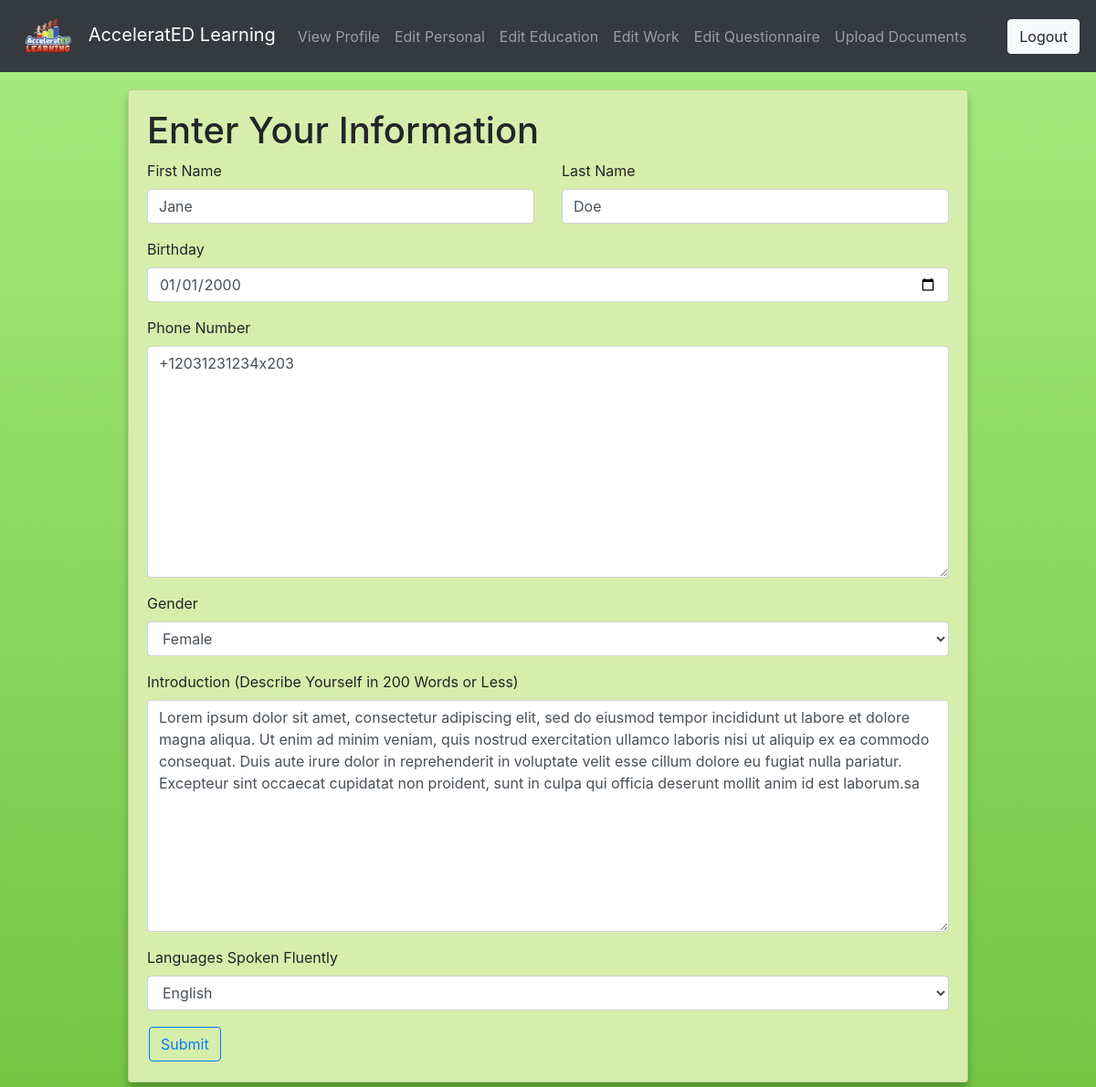
Page /tutor/edit/personal (signed in) on the committed database.
### tutor/models.py (models this page shows, shortened)
class Tutor(models.Model):
    PHONICS_CHOICES = (
        ('Fundations', 'Fundations'),
        ('Fountas & Pinnell Literacy', 'Fountas & Pinnell Literacy'),
        ('Lucy Calkins Units Of Study For Teaching Phonics',
         'Lucy Calkins Units Of Study For Teaching Phonics'),
        ('Bridge The Gap Intervention', 'Bridge The Gap Intervention'),
        ('Words Their Way', 'Words Their Way'),
        ('Lalilo', 'Lalilo'),
        ('The Heggerty Curriculum', 'The Heggerty Curriculum'),
        ('Orton Gillingham Approach', 'Orton Gillingham Approach'),
        ('Phonics First', 'Phonics First'),
        ('Other:', 'Other:')
    )
    EMPLOYMENT_CHOICES = (
        ('Full Time', 'Full Time'),
        ('Part Time', 'Part Time'),
        ('College Student', 'College Student'),
        ('Retired', 'Retired'),
        ('Other', 'Other')
    )
    STATE_CHOICES = (
        (
            ('AL','AL'),
            ('AK','AK'),
            ('AR','AR'),
            ('AZ','AZ'),
            ('CA','CA'),
            ('CO','CO'),
            ('CT','CT'),
            ('DC','DC'),
            ('DE','DE'),
            ('FL','FL'),
            ('GA','GA'),
            ('HI','HI'),
            ('IA','IA'),
            ('ID','ID'),
            ('IL','IL'),
            ('IN','IN'),
            ('KS','KS'),
            ('KY','KY'),
            ('LA','LA'),
            ('MA','MA'),
            ('MD','MD'),
            ('ME','ME'),
            ('MI','MI'),
            ('MN','MN'),
            ('MO','MO'),
            ('MS','MS'),
            ('MT','MT'),
            ('NC','NC'),
            ('NE','NE'),
            ('NH','NH'),
            ('NJ','NJ'),
            ('NM','NM'),
            ('NV','NV'),
            ('NY','NY'),
            ('ND','ND'),
            ('OH','OH'),
            ('OK','OK'),
            ('OR','OR'),
            ('PA','PA'),
            ('RI','RI'),
            ('SC','SC'),
            ('SD','SD'),
            ('TN','TN'),
            ('TX','TX'),
            ('UT','UT'),
            ('VT','VT'),
            ('VA','VA'),
            ('WA','WA'),
            ('WI','WI'),
            ('WV','WV'),
            ('WY','WY'),
            ('None','None')
        )
    )
    LANGUAGE_CHOICES = (
        ('English', 'English'),
        ('Spanish', 'Spanish')
    )
    GENDER_CHOICES = (
        ('Male', 'Male'),
        ('Female', 'Female'),
        ('Non-Binary', 'Non-Binary'),
        ('Other', 'Other')
    )
    DEGREE_CHOICES = (
        ('College Student', 'Currently Enrolled In College'),
        ('A.A./A.S.', 'Associate\'s Degree'),
        ('Technical Certification', 'Technical Certification'),
        ('B.A./B.S.', 'Bachelor\'s Degree'),
        ('M.A./M.S./M.Ed.', 'Master\'s Degree'),
        ('Ed.S.', 'Education Specialist/6th Year/Etc . . .'),
        ('Ed.D./Ph.D.', 'Doctorate')
    )
    YESNO = (
        ('Yes', 'Yes'),
        ('No', 'No')
    )
    AVAILABILITY_CHOICES = (
        ('AM', 'Part Time AM'),
        ('PM', 'Part Time PM'),
        ('Full Time', 'Full Time (AM and PM)')
    )
    email = models.OneToOneField(User, on_delete=models.CASCADE)
    firstname = models.CharField(max_length=20, blank=True, verbose_name='First Name')
    lastname = models.CharField(max_length=20, blank=True, verbose_name='Last Name')
    birthday = models.DateField(auto_now=False, null=True, blank=True)
    phonenumber = PhoneField(blank=True, verbose_name='Phone Number')
    gender = models.CharField(max_length=10, choices=GENDER_CHOICES, blank=True, default='None')
    introduction = models.TextField(max_length=1500, blank=True, verbose_name='Introduction (Describe Yourself in 200 Words or Less)')
    languages = MultiSelectField(choices=LANGUAGE_CHOICES, blank=True, default="None", verbose_name='Languages Spoken Fluently')
    education = MultiSelectField(choices=DEGREE_CHOICES, blank=True,
    verbose_name='Level of Education (Please Select All That Apply):')
    major = models.CharField(max_length=20, blank=True, verbose_name='Major (If Applicable)')
    minor = models.CharField(max_length=20, blank=True, verbose_name='Minor (If Applicable)')
    experience = models.CharField(max_length=4, choices=YESNO, blank=True, verbose_name='Are You A Certified Teacher?')
    statecert = models.CharField(max_length=5, choices=STATE_CHOICES, verbose_name='Please Choose The State In Which You are Certified:', default='None')
    phonicsex = MultiSelectField(choices=PHONICS_CHOICES, blank=True, verbose_name='Choose Any Phonics Programs You Have Experience With:')
    otherphonics = models.TextField(max_length=500, blank=True, verbose_name='If You Selected "Other," List Other Phonics Programs Here:')
    employment = models.CharField(max_length=20, choices=EMPLOYMENT_CHOICES, blank=True, verbose_name='Employment Status')
    curremployment = models.CharField(max_length=30, blank=True, verbose_name='Current or Most Recent Job Title (If Applicable)')
    employer = models.CharField(max_length=30, blank=True, verbose_name='Employer (If Applicable)')
    employeraddress = models.CharField(max_length=30, blank=True, verbose_name='Employer Address (If Applicable)')
    employercity = models.CharField(max_length=30, blank=True, verbose_name='City')
    employerstate = models.CharField(max_length=5, choices=STATE_CHOICES, verbose_name='State', default='None')
    employerzip = models.CharField(max_length=30, blank=True, verbose_name='Zip Code')
    currreference = models.CharField(max_length=60, blank=True, verbose_name='Supervisor/Reference Contact Information (If Applicable)')
    teachercharacteristics = models.TextField(max_length=1500, blank=True, verbose_name='What Characteristics Make A Good Teacher: (200 Words or Less)')
    abilitiesquestion = models.TextField(
        max_length=1500, blank=True, verbose_name='How Would You Address A Range Of Abilities In Your Classroom: (200 Words or Less)')
    availability = models.CharField(max_length=20, choices=AVAILABILITY_CHOICES, blank=True, verbose_name='Choose Your Availability:')
    image = models.ImageField(upload_to='images/', blank=True, null=True, verbose_name="")

### tutor/views.py (the view)
# urls.py: path('edit/personal', views.edit_personal_view, name='personal'),
@login_required(login_url='login')
def edit_personal_view(request):
    profiles = Tutor.objects.get(email_id=request.user.id)
    form = tutorPersonalform(request.POST or None, instance=profiles)
    if form.is_valid():
        form.save()
        return redirect('profile')
    return render(request, 'tutor/personal.html', {'authenticated': True, 'form': form})

### tutor/forms.py
class tutorPersonalform(forms.ModelForm):
    class Meta:
        model = Tutor
        fields = ('firstname', 'lastname', 'birthday', 'phonenumber', 'gender',
                  'introduction', 'languages'
                  )
        widgets = {'birthday': DateInput()}

### templates/tutor/personal.html (shortened to what this page needs)
{% extends 'tutor/base.html' %}
{% load crispy_forms_filters %}
{% load crispy_forms_tags %}
{% block body %}
<div class="row justify-content-center">
    <div class="col-10">
        <div class="card">
            <div class="card-body">
                <h1>Enter Your Information</h1>
                <form method="post">
                    <div class="row">
                        <div class="col-6">
                          {{ form.firstname|as_crispy_field }}
                        </div>
                        <div class="col-6">
                          {{ form.lastname|as_crispy_field }}
                        </div>
                      </div>
                    {{ form.birthday|as_crispy_field }}
                    {{ form.phonenumber|as_crispy_field }}
                    {{ form.gender|as_crispy_field }}
                    {{ form.introduction|as_crispy_field }}
                    {{ form.languages|as_crispy_field }}
                    <button type="submit" class="btn btn-outline-primary">Submit</button>
                </form>
            </div>
        </div>
    </div>
</div>
{% endblock %}

### static/css/styles.css (style rules this page uses)
html { height: 100%; }
body { height: 100%; margin: 0; background-repeat: no-repeat; background-attachment: fixed; background-image: linear-gradient(#a8eb81,#73c543); padding-top: 50px; overflow-wrap: break-word; }
.card { box-shadow: 0 8px 8px 0 #00000040; background-color: #d6eeab; margin-bottom: 20px; overflow-wrap: break-word; }
.btn { margin: 2px; }

### rows in the picture
Tutor: firstname "Jane", lastname "Doe", birthday "01/01/2000", phonenumber "+12031231234x203", gender "Female", introduction "Lorem ipsum dolor sit amet, consectetur adipiscing elit, sed do eiusmod tempor incididunt ut labore et dolore magna aliqua. Ut enim ad minim veniam, quis nostrud exercitation ullamco laboris nisi ut aliquip ex ea commodo consequat. Duis aute irure dolor in reprehenderit in voluptate velit esse cillum dolore eu fugiat nulla pariatur. Excepteur sint occaecat cupidatat non proident, sunt in culpa qui officia deserunt mollit anim id est laborum.sa", languages "English"
